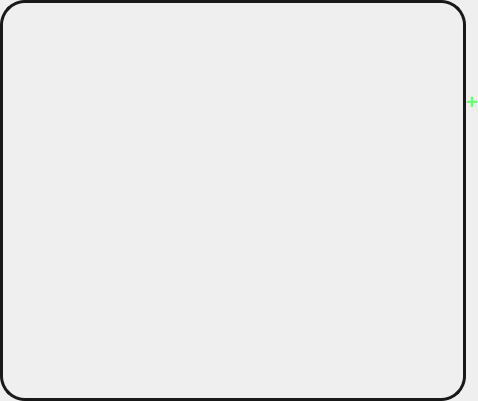
<?xml version="1.0" encoding="UTF-8"?>
<ui version="4.0">
 <class>MapWidget</class>
 <widget class="QWidget" name="MapWidget">
  <property name="geometry">
   <rect>
    <x>0</x>
    <y>0</y>
    <width>478</width>
    <height>401</height>
   </rect>
  </property>
  <property name="windowTitle">
   <string>Form</string>
  </property>
  <layout class="QHBoxLayout" name="horizontalLayout" stretch="0,1,0">
   <property name="spacing">
    <number>0</number>
   </property>
   <property name="leftMargin">
    <number>0</number>
   </property>
   <property name="topMargin">
    <number>0</number>
   </property>
   <property name="rightMargin">
    <number>0</number>
   </property>
   <property name="bottomMargin">
    <number>0</number>
   </property>
   <item>
    <widget class="MalfunctionWidget" name="malfunctionWidget" native="true"/>
   </item>
   <item>
    <widget class="QWidget" name="centralWidget" native="true">
     <property name="styleSheet">
      <string notr="true">border:3px solid rgb(25,25, 25);
border-radius:25px;</string>
     </property>
    </widget>
   </item>
   <item>
    <widget class="QWidget" name="tinyInputWidget" native="true">
     <layout class="QVBoxLayout" name="tinyWidgetLayout">
      <property name="spacing">
       <number>1</number>
      </property>
      <property name="leftMargin">
       <number>0</number>
      </property>
      <property name="topMargin">
       <number>4</number>
      </property>
      <property name="rightMargin">
       <number>0</number>
      </property>
      <property name="bottomMargin">
       <number>4</number>
      </property>
      <item>
       <widget class="QWidget" name="widgetXY" native="true">
        <layout class="QHBoxLayout" name="horizontalLayout_2">
         <property name="spacing">
          <number>0</number>
         </property>
         <property name="leftMargin">
          <number>0</number>
         </property>
         <property name="topMargin">
          <number>0</number>
         </property>
         <property name="rightMargin">
          <number>0</number>
         </property>
         <property name="bottomMargin">
          <number>0</number>
         </property>
         <item>
          <widget class="QPushButton" name="addButton">
           <property name="styleSheet">
            <string notr="true">background:none;
border:0;
font-size:20px;
font-weight: 500;
color: rgb(102, 255, 112);</string>
           </property>
           <property name="text">
            <string>+</string>
           </property>
          </widget>
         </item>
        </layout>
       </widget>
      </item>
      <item>
       <widget class="QWidget" name="contentWidget" native="true">
        <layout class="QHBoxLayout" name="contentLayout">
         <property name="spacing">
          <number>0</number>
         </property>
         <property name="leftMargin">
          <number>0</number>
         </property>
         <property name="topMargin">
          <number>0</number>
         </property>
         <property name="rightMargin">
          <number>0</number>
         </property>
         <property name="bottomMargin">
          <number>0</number>
         </property>
        </layout>
       </widget>
      </item>
     </layout>
    </widget>
   </item>
  </layout>
 </widget>
 <customwidgets>
  <customwidget>
   <class>MalfunctionWidget</class>
   <extends>QWidget</extends>
   <header>widgets/malfunctionwidget.h</header>
   <container>1</container>
  </customwidget>
 </customwidgets>
 <resources/>
 <connections/>
</ui>
